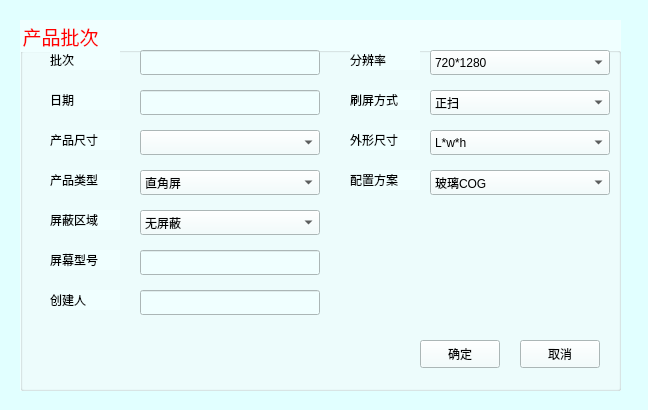
<?xml version="1.0" encoding="UTF-8"?>
<ui version="4.0">
 <class>batch_manage</class>
 <widget class="QWidget" name="batch_manage">
  <property name="geometry">
   <rect>
    <x>0</x>
    <y>0</y>
    <width>648</width>
    <height>410</height>
   </rect>
  </property>
  <property name="windowTitle">
   <string>Form</string>
  </property>
  <property name="styleSheet">
   <string notr="true">background-color:rgb(225, 255, 255)</string>
  </property>
  <widget class="QGroupBox" name="groupBox">
   <property name="geometry">
    <rect>
     <x>20</x>
     <y>20</y>
     <width>601</width>
     <height>371</height>
    </rect>
   </property>
   <property name="font">
    <font>
     <family>黑体</family>
     <pointsize>14</pointsize>
     <weight>50</weight>
     <bold>false</bold>
    </font>
   </property>
   <property name="styleSheet">
    <string notr="true">font: 14pt &quot;黑体&quot;;
background-color:rgb(240, 255, 255);
color:rgb(255, 0, 0);
gridline-color: rgb(255, 255, 255);</string>
   </property>
   <property name="title">
    <string>产品批次</string>
   </property>
   <widget class="QLabel" name="label_5">
    <property name="geometry">
     <rect>
      <x>30</x>
      <y>150</y>
      <width>70</width>
      <height>20</height>
     </rect>
    </property>
    <property name="styleSheet">
     <string notr="true">font: 13pt &quot;黑体&quot;;
COLOR:rgb(0, 0, 0)</string>
    </property>
    <property name="text">
     <string>产品类型</string>
    </property>
   </widget>
   <widget class="QComboBox" name="comboBox">
    <property name="geometry">
     <rect>
      <x>120</x>
      <y>110</y>
      <width>180</width>
      <height>25</height>
     </rect>
    </property>
    <property name="styleSheet">
     <string notr="true">font: 13pt &quot;黑体&quot;;
backgroundcolor:rgb(255, 255, 255);
color:rgb(0, 0, 0)</string>
    </property>
   </widget>
   <widget class="QLabel" name="label">
    <property name="geometry">
     <rect>
      <x>30</x>
      <y>30</y>
      <width>70</width>
      <height>20</height>
     </rect>
    </property>
    <property name="styleSheet">
     <string notr="true">font: 13pt &quot;黑体&quot;;
COLOR:rgb(0, 0, 0)</string>
    </property>
    <property name="text">
     <string>批次</string>
    </property>
    <property name="margin">
     <number>-1</number>
    </property>
   </widget>
   <widget class="QLineEdit" name="lineEdit_3">
    <property name="geometry">
     <rect>
      <x>120</x>
      <y>270</y>
      <width>180</width>
      <height>25</height>
     </rect>
    </property>
    <property name="styleSheet">
     <string notr="true">font: 14pt &quot;黑体&quot;;
backgroundcolor:rgb(255, 255, 255)</string>
    </property>
   </widget>
   <widget class="QLabel" name="label_3">
    <property name="geometry">
     <rect>
      <x>30</x>
      <y>110</y>
      <width>70</width>
      <height>20</height>
     </rect>
    </property>
    <property name="styleSheet">
     <string notr="true">font: 13pt &quot;黑体&quot;;
COLOR:rgb(0, 0, 0)</string>
    </property>
    <property name="text">
     <string>产品尺寸</string>
    </property>
   </widget>
   <widget class="QLabel" name="label_2">
    <property name="geometry">
     <rect>
      <x>30</x>
      <y>70</y>
      <width>70</width>
      <height>20</height>
     </rect>
    </property>
    <property name="styleSheet">
     <string notr="true">font: 13pt &quot;黑体&quot;;
COLOR:rgb(0, 0, 0)</string>
    </property>
    <property name="text">
     <string>日期</string>
    </property>
   </widget>
   <widget class="QLabel" name="label_4">
    <property name="geometry">
     <rect>
      <x>30</x>
      <y>270</y>
      <width>70</width>
      <height>20</height>
     </rect>
    </property>
    <property name="styleSheet">
     <string notr="true">font: 13pt &quot;黑体&quot;;
COLOR:rgb(0, 0, 0)</string>
    </property>
    <property name="text">
     <string>创建人</string>
    </property>
   </widget>
   <widget class="QLineEdit" name="lineEdit_2">
    <property name="geometry">
     <rect>
      <x>120</x>
      <y>70</y>
      <width>180</width>
      <height>25</height>
     </rect>
    </property>
    <property name="styleSheet">
     <string notr="true">font: 13pt &quot;黑体&quot;;
backgroundcolor:rgb(255, 255, 255);
color:rgb(0, 0, 0)</string>
    </property>
   </widget>
   <widget class="QLineEdit" name="lineEdit">
    <property name="geometry">
     <rect>
      <x>120</x>
      <y>30</y>
      <width>180</width>
      <height>25</height>
     </rect>
    </property>
    <property name="styleSheet">
     <string notr="true">font: 13pt &quot;黑体&quot;;
backgroundcolor:rgb(255, 255, 255);
color:rgb(0, 0, 0)</string>
    </property>
   </widget>
   <widget class="QComboBox" name="comboBox_2">
    <property name="geometry">
     <rect>
      <x>120</x>
      <y>150</y>
      <width>180</width>
      <height>25</height>
     </rect>
    </property>
    <property name="styleSheet">
     <string notr="true">font: 13pt &quot;黑体&quot;;
backgroundcolor:rgb(255, 255, 255);
color:rgb(0, 0, 0)</string>
    </property>
    <item>
     <property name="text">
      <string>直角屏</string>
     </property>
    </item>
    <item>
     <property name="text">
      <string>R角水滴</string>
     </property>
    </item>
   </widget>
   <widget class="QPushButton" name="pushButton_2">
    <property name="geometry">
     <rect>
      <x>500</x>
      <y>320</y>
      <width>80</width>
      <height>28</height>
     </rect>
    </property>
    <property name="styleSheet">
     <string notr="true">font: 12pt &quot;黑体&quot;;
backgroundcolor:rgb(255, 255, 255);
color:rgb(0, 0, 0)</string>
    </property>
    <property name="text">
     <string>取消</string>
    </property>
   </widget>
   <widget class="QPushButton" name="pushButton">
    <property name="geometry">
     <rect>
      <x>400</x>
      <y>320</y>
      <width>80</width>
      <height>28</height>
     </rect>
    </property>
    <property name="autoFillBackground">
     <bool>false</bool>
    </property>
    <property name="styleSheet">
     <string notr="true">font: 12pt &quot;黑体&quot;;
backgroundcolor:rgb(255, 255, 255);
color:rgb(0, 0, 0)</string>
    </property>
    <property name="text">
     <string>确定</string>
    </property>
   </widget>
   <widget class="QComboBox" name="comboBox_3">
    <property name="geometry">
     <rect>
      <x>120</x>
      <y>190</y>
      <width>180</width>
      <height>25</height>
     </rect>
    </property>
    <property name="styleSheet">
     <string notr="true">font: 13pt &quot;黑体&quot;;
backgroundcolor:rgb(255, 255, 255);
color:rgb(0, 0, 0)</string>
    </property>
    <item>
     <property name="text">
      <string>无屏蔽</string>
     </property>
    </item>
    <item>
     <property name="text">
      <string>屏蔽屏蔽左侧</string>
     </property>
    </item>
    <item>
     <property name="text">
      <string>屏蔽屏幕右侧</string>
     </property>
    </item>
   </widget>
   <widget class="QLineEdit" name="lineEdit_4">
    <property name="geometry">
     <rect>
      <x>120</x>
      <y>230</y>
      <width>180</width>
      <height>25</height>
     </rect>
    </property>
    <property name="styleSheet">
     <string notr="true">font: 14pt &quot;黑体&quot;;
backgroundcolor:rgb(255, 255, 255)</string>
    </property>
   </widget>
   <widget class="QLabel" name="label_6">
    <property name="geometry">
     <rect>
      <x>30</x>
      <y>190</y>
      <width>70</width>
      <height>20</height>
     </rect>
    </property>
    <property name="styleSheet">
     <string notr="true">font: 13pt &quot;黑体&quot;;
COLOR:rgb(0, 0, 0)</string>
    </property>
    <property name="text">
     <string>屏蔽区域</string>
    </property>
   </widget>
   <widget class="QLabel" name="label_7">
    <property name="geometry">
     <rect>
      <x>30</x>
      <y>230</y>
      <width>70</width>
      <height>20</height>
     </rect>
    </property>
    <property name="styleSheet">
     <string notr="true">font: 13pt &quot;黑体&quot;;
COLOR:rgb(0, 0, 0)</string>
    </property>
    <property name="text">
     <string>屏幕型号</string>
    </property>
   </widget>
   <widget class="QLabel" name="label_8">
    <property name="geometry">
     <rect>
      <x>330</x>
      <y>30</y>
      <width>70</width>
      <height>20</height>
     </rect>
    </property>
    <property name="styleSheet">
     <string notr="true">font: 13pt &quot;黑体&quot;;
COLOR:rgb(0, 0, 0)</string>
    </property>
    <property name="text">
     <string>分辨率</string>
    </property>
   </widget>
   <widget class="QLabel" name="label_9">
    <property name="geometry">
     <rect>
      <x>330</x>
      <y>70</y>
      <width>70</width>
      <height>20</height>
     </rect>
    </property>
    <property name="styleSheet">
     <string notr="true">font: 13pt &quot;黑体&quot;;
COLOR:rgb(0, 0, 0)</string>
    </property>
    <property name="text">
     <string>刷屏方式</string>
    </property>
   </widget>
   <widget class="QLabel" name="label_10">
    <property name="geometry">
     <rect>
      <x>330</x>
      <y>110</y>
      <width>70</width>
      <height>20</height>
     </rect>
    </property>
    <property name="styleSheet">
     <string notr="true">font: 13pt &quot;黑体&quot;;
COLOR:rgb(0, 0, 0)</string>
    </property>
    <property name="text">
     <string>外形尺寸</string>
    </property>
   </widget>
   <widget class="QLabel" name="label_11">
    <property name="geometry">
     <rect>
      <x>330</x>
      <y>150</y>
      <width>70</width>
      <height>20</height>
     </rect>
    </property>
    <property name="styleSheet">
     <string notr="true">font: 13pt &quot;黑体&quot;;
COLOR:rgb(0, 0, 0)</string>
    </property>
    <property name="text">
     <string>配置方案</string>
    </property>
   </widget>
   <widget class="QComboBox" name="comboBox_4">
    <property name="geometry">
     <rect>
      <x>410</x>
      <y>30</y>
      <width>180</width>
      <height>25</height>
     </rect>
    </property>
    <property name="styleSheet">
     <string notr="true">font: 13pt &quot;黑体&quot;;
backgroundcolor:rgb(255, 255, 255);
color:rgb(0, 0, 0)</string>
    </property>
    <item>
     <property name="text">
      <string>720*1280</string>
     </property>
    </item>
   </widget>
   <widget class="QComboBox" name="comboBox_5">
    <property name="geometry">
     <rect>
      <x>410</x>
      <y>70</y>
      <width>180</width>
      <height>25</height>
     </rect>
    </property>
    <property name="styleSheet">
     <string notr="true">font: 13pt &quot;黑体&quot;;
backgroundcolor:rgb(255, 255, 255);
color:rgb(0, 0, 0)</string>
    </property>
    <item>
     <property name="text">
      <string>正扫</string>
     </property>
    </item>
   </widget>
   <widget class="QComboBox" name="comboBox_6">
    <property name="geometry">
     <rect>
      <x>410</x>
      <y>110</y>
      <width>180</width>
      <height>25</height>
     </rect>
    </property>
    <property name="styleSheet">
     <string notr="true">font: 13pt &quot;黑体&quot;;
backgroundcolor:rgb(255, 255, 255);
color:rgb(0, 0, 0)</string>
    </property>
    <item>
     <property name="text">
      <string>L*w*h</string>
     </property>
    </item>
   </widget>
   <widget class="QComboBox" name="comboBox_7">
    <property name="geometry">
     <rect>
      <x>410</x>
      <y>150</y>
      <width>180</width>
      <height>25</height>
     </rect>
    </property>
    <property name="styleSheet">
     <string notr="true">font: 13pt &quot;黑体&quot;;
backgroundcolor:rgb(255, 255, 255);
color:rgb(0, 0, 0)</string>
    </property>
    <item>
     <property name="text">
      <string>玻璃COG</string>
     </property>
    </item>
   </widget>
  </widget>
 </widget>
 <resources/>
 <connections/>
</ui>
